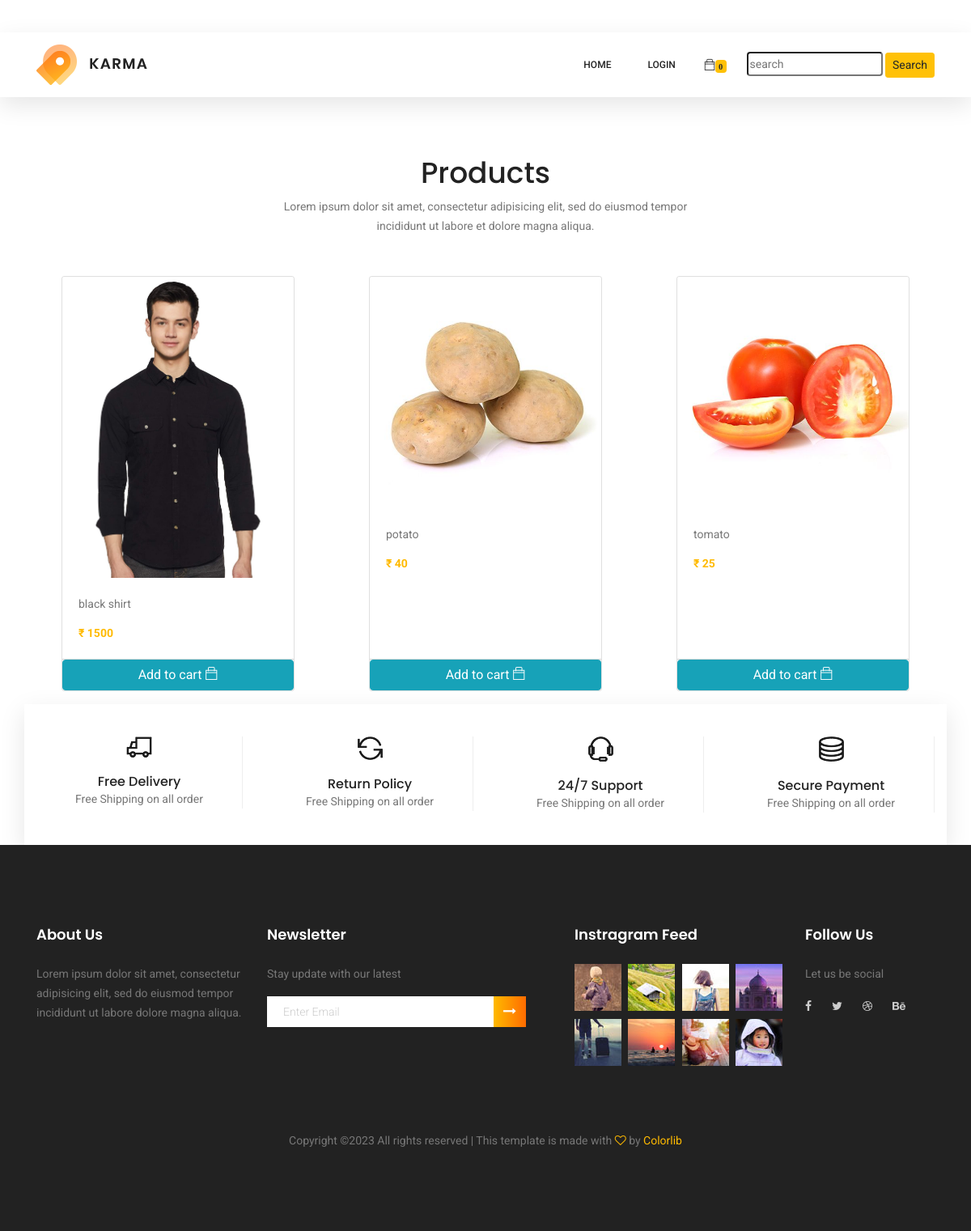
The page / on the database its author committed.
### store/models/product.py (models this page shows, shortened)
class Product(models.Model):
    objects = None
    name = models.CharField(max_length=50)
    price = models.IntegerField(default=0)
    category = models.ForeignKey(Category, on_delete=models.CASCADE, default=1)
    description = models.CharField(max_length=200, default='', null=True, blank=True)
    image = models.ImageField(upload_to='uploads/products/')
    @staticmethod
    def get_all_products():
        return Product.objects.all()

### store/views/index.py (the view, shortened to what this page needs)
# urls.py: path('', Index.as_view(), name='homepage'),
class Index(View):
    def get(self, request):
        cart = request.session.get('cart')
        if not cart:
            request.session.cart = {}
        products = Product.get_all_products()
        return render(request, 'index.html', {'products': products})

### store/templatetags/cart.py (called while the page is built)
@register.filter(name='is_in_cart')
def is_in_cart(product, cart):
    keys = cart.keys()
    for id in keys:
        if int(id) == product.id:
            return True
    return False

### store/templatetags/custom_filter.py (called while the page is built)
@register.filter(name='currency')
def currency(number):
    return '₹ ' + str(number)

### store/templates/index.html (shortened to what this page needs)
{% extends 'base.html'%}
{% load static%}
{% load cart %}
{% load custom_filter%}
{% block content %}
	<section class="mt-5 pt-5">
			<div class="container">
				<div class="row justify-content-center">
					<div class="col-lg-6 text-center">
						<div class="section-title mt-5 pt-5">
							<h1>Products</h1>
							<p>Lorem ipsum dolor sit amet, consectetur adipisicing elit, sed do eiusmod tempor incididunt ut labore et
								dolore
								magna aliqua.</p>
						</div>
					</div>
				</div>
				<div class="row">
					{% for product in products %}
					{% if product.id <= 20%}
					<div class="card mx-auto mb-3" id="{{product.id}}" style="width: 18rem;">
						<img class="card-img-top" src="{{product.image.url}}">
						<div class="card-body">
							<p class="card-title">{{product.name}}</p>
							<p class="card-text"><b>{{product.price|currency}}</b></p>
						</div>
						<div class="card-footer p-0">
							{% if product|is_in_cart:request.session.cart %}
							<div class="row  no-gutters">
								<form action="/#{{product.id}}" class="col-2" method="post">
									{% csrf_token %}
									<input hidden type="text" name="product" value="{{product.id}}">
									<input hidden type="text" name="remove" value="True">
									<input type="submit" value="-" class=" btn btn-block btn-info">
								</form>
								<div class="text-center col m-2">{{product|cart_quantity:request.session.cart}} in Cart</div>
								<form action="/#{{product.id}}" class="col-2" method="post">
									{% csrf_token %}
									<input hidden type="text" name="product" value="{{product.id}}">
									<input type="submit" value="+" class=" btn btn-block btn-info">
								</form>
							</div>
							{%else%}
							<form action="/#{{product.id}}" method="post" class="btn-block">
								<button type="submit" class="btn btn-info btn-block ">Add to cart  <span class="ti-bag "></span></button>
							</form>
							{% endif %}
						</div>
					</div>
					{%endif%}
					{% endfor %}
				</div>
			</div>
		<div class="container">
			<div class="row features-inner">
				<div class="col-lg-3 col-md-6 col-sm-6">
					<div class="single-features">
						<div class="f-icon">
							<img src="{% static 'store/img/features/f-icon1.png' %}" alt="">
						</div>
						<h6>Free Delivery</h6>
						<p>Free Shipping on all order</p>
					</div>
				</div>
				<div class="col-lg-3 col-md-6 col-sm-6">
					<div class="single-features">
						<div class="f-icon">
							<img src="{% static 'store/img/features/f-icon2.png' %} " alt="">
						</div>
						<h6>Return Policy</h6>
						<p>Free Shipping on all order</p>
					</div>
				</div>
				<div class="col-lg-3 col-md-6 col-sm-6">
					<div class="single-features">
						<div class="f-icon">
							<img src="{% static 'store/img/features/f-icon3.png' %}" alt="">
						</div>
						<h6>24/7 Support</h6>
						<p>Free Shipping on all order</p>
					</div>
				</div>
				<div class="col-lg-3 col-md-6 col-sm-6">
					<div class="single-features">
						<div class="f-icon">
							<img src="{% static 'store/img/features/f-icon4.png' %}" alt="">
						</div>
						<h6>Secure Payment</h6>
						<p>Free Shipping on all order</p>
					</div>
				</div>
			</div>
		</div>
	</section>
{% endblock %}

### rows shown on the page
Product: {{ product.id }} 1 (drawn), image (picture), name "black shirt", price "₹ 1500"
Product: image (picture), name "potato", price "₹ 40"
Product: image (picture), name "tomato", price "₹ 25"

### other values the page prints
{{ request.session.cart.keys|length }} "0"
